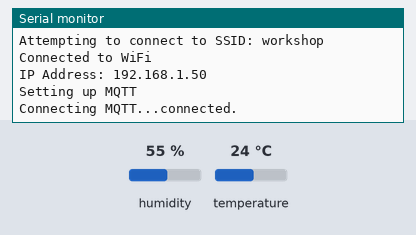
Recording of a sketch running on a simulated Arduino MKR. Shown: the last lines printed to the serial monitor. Inputs (shaded band) come from the test bench; at power-on: humidity 55 %, temperature 24 °C. WiFi joins after 1.5 s; servers stay silent unless stated; no MQTT or app messages arrive unless stated.

Above: at 5.7 s.
5.8 s: humidity set to 22 %
At 10.5 s:
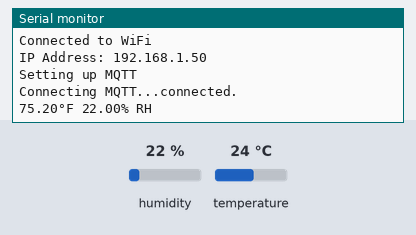
17.4 s: temperature set to 12 °C
At 20.5 s:
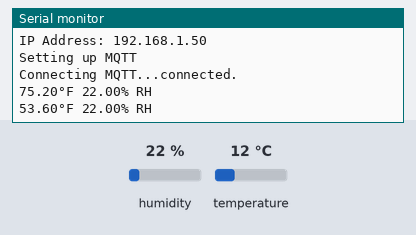
29.0 s: humidity set to 40 %
At 30.6 s:
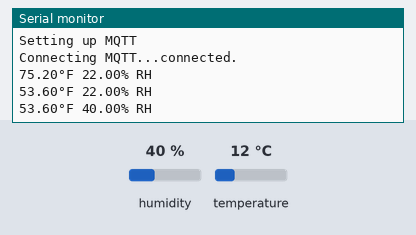

The sketch:

TemperatureHumidity.ino
```cpp
// Hackaday WiFi IoT Workshop
// Send temperature and humidity data to MQTT
//
// Uses WiFiNINA https://www.arduino.cc/en/Reference/WiFiNINA
// Joël Gähwiler's MQTT Library https://github.com/256dpi/arduino-mqtt
// Adafruit DHT Sensor Library https://github.com/adafruit/DHT-sensor-library
// Adafruit Unified Sensor Library https://github.com/adafruit/Adafruit_Sensor
//

#include <SPI.h>
#include <WiFiNINA.h>
#include <MQTT.h>

WiFiSSLClient net;
MQTTClient mqtt;

// Temperature and Humidity Sensor
#include <DHT.h>
#define DHTTYPE DHT22
#define DHTPIN  7
DHT dht(DHTPIN, DHTTYPE);

const char wifi_ssid[] = "workshop";
const char wifi_password[] = "wifi-password";

const char server[] = "mqtt.iotwork.shop";
const char clientId[] = "deviceX";
const char username[] = "deviceX";
const char password[] = "superconf18!";

String temperatureTopic = String("workshop/") + clientId + String("/temperature");
String humidityTopic = String("workshop/") + clientId + String("/humidity");

// Publish every 10 seconds for the workshop. Real world apps need this data every 5 or 10 minutes.
unsigned long publishInterval = 10 * 1000;
unsigned long lastMillis = 0;

int status = WL_IDLE_STATUS;

void setup() {
  Serial.begin(9600);

  // Uncomment next line to wait for a serial connection
  // while (!Serial) { }

  // initialize temperature sensor
  dht.begin();

  Serial.println("Connecting WiFi");
  connectWiFi();

  // Start the MQTT connection
  Serial.println("Setting up MQTT");
  mqtt.begin(server, 8883, net);

}

void loop() {
  mqtt.loop();

  if (!mqtt.connected()) {
    connectMQTT();
  }

  if (millis() - lastMillis > publishInterval) {
    lastMillis = millis();

    float temperature = dht.readTemperature(true);
    float humidity = dht.readHumidity();

    Serial.print(temperature);
    Serial.print("°F ");
    Serial.print(humidity);
    Serial.println("% RH");

    mqtt.publish(temperatureTopic, String(temperature));
    mqtt.publish(humidityTopic, String(humidity));
  }
}

void connectWiFi() {
  // Check for the WiFi module
  if (WiFi.status() == WL_NO_MODULE) {
    Serial.println("Communication with WiFi module failed!");
    // don't continue
    while (true);
  }

  // Make sure the firmware is new enough
  String fv = WiFi.firmwareVersion();
  if (fv != "1.1.0") {
    Serial.println("Please upgrade the WiFi firmware to 1.1.0");
    // See http://forum.arduino.cc/index.php?topic=572378.0
  }

  // attempt to connect to WiFi network
  while (status != WL_CONNECTED) {
    Serial.print("Attempting to connect to SSID: ");
    Serial.println(wifi_ssid);
    status = WiFi.begin(wifi_ssid, wifi_password);

    // wait 3 seconds for connection
    delay(3000);
  }
  Serial.println("Connected to WiFi");
  printWiFiStatus();

}

void connectMQTT() {
  Serial.print("Connecting MQTT...");
  while (!mqtt.connect(clientId, username, password)) {
    Serial.print(".");
    delay(500);
  }

  Serial.println("connected.");
}

void printWiFiStatus() {
  // print your WiFi IP address:
  IPAddress ip = WiFi.localIP();
  Serial.print("IP Address: ");
  Serial.println(ip);
}
```

Measured:
- after the input at 5.8 s, the serial monitor: prints a new line after 4.2 s (image 1)
- after the input at 17.4 s, the serial monitor: prints a new line after 2.6 s (image 2)
- after the input at 29.0 s, the serial monitor: prints a new line after 1.0 s (image 3)
